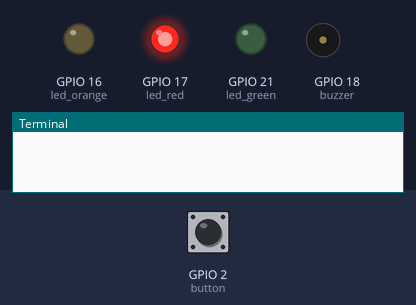
Bench run of a program on a simulated Raspberry Pi (BCM pin numbers). Parts: output pins drawn as LEDs (lit = HIGH), buzzer (waves = sounding, pin HIGH), the last lines printed to the terminal. Dashed ring = blinking. Inputs (shaded band) come from the test bench; at power-on: GPIO 2 (button) HIGH.

Above: at 1.2 s.
1.3 s: GPIO 2 (button) pulled LOW for 0.15 s
At 1.7 s:
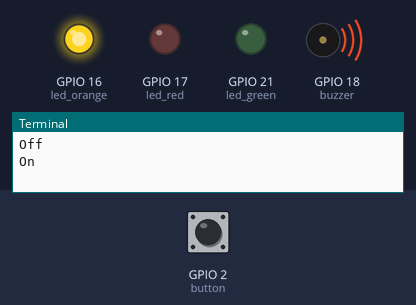
3.3 s: GPIO 2 (button) pulled LOW for 1 s
At 4.7 s:
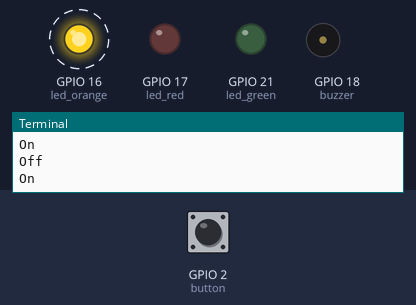
5.8 s: GPIO 2 (button) pulled LOW for 3.2 s
At 7.5 s:
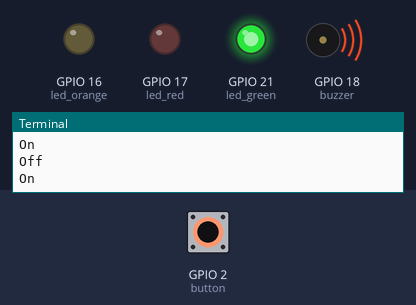
Timing chart, 0 to 11.0 s (numbered marks = the images above; inputs shaded):
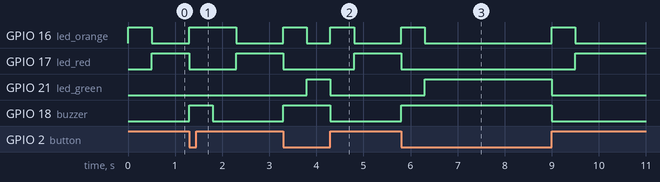

Measured:
- after the input at 1.3 s, GPIO 16 (led_orange): LOW → HIGH at once, → LOW 1.0 s later; GPIO 17 (led_red): HIGH → LOW at once, → HIGH 1.0 s later; GPIO 18 (buzzer): LOW → HIGH at once, → LOW 0.50 s later
- after the input at 3.3 s, GPIO 16 (led_orange): alternates HIGH for 0.50 s and LOW for 0.50 s, starting at once; GPIO 17 (led_red): HIGH → LOW at once, → HIGH 1.5 s later; GPIO 21 (led_green): LOW → HIGH after 0.50 s, → LOW 0.50 s later; GPIO 18 (buzzer): LOW → HIGH at once, → LOW 1.0 s later
- after the input at 5.8 s, GPIO 16 (led_orange): alternates HIGH for 0.50 s and LOW for 2.7 s, 4 changes in all, then stays LOW, starting at once; GPIO 17 (led_red): HIGH → LOW at once, → HIGH 3.7 s later; GPIO 21 (led_green): LOW → HIGH after 0.50 s, → LOW 2.7 s later; GPIO 18 (buzzer): LOW → HIGH at once, → LOW 3.2 s later

The program:

traffic-lights-button-buzzer.py
```python
'''
led-button.py
-------------
Control a buzzer and a led using a push-button for a given period.

Required:
- LED
- Resistor (> ~220 Ohm)
- Push-button
- Buzzer
'''

# Import necessary modules
from gpiozero import LED, Button, Buzzer
from time import sleep

# Choose pin
red_pin = 17
orange_pin = 16
green_pin = 21
button_pin = 2
buzzer_pin = 18

# GPIO pin
led_red = LED(red_pin)
led_orange = LED(orange_pin)
led_green = LED(green_pin)

# Button
button = Button(button_pin)

# Buzzer
buzzer = Buzzer(buzzer_pin)

while True:

    if button.is_pressed:

        print("On")

        # Buzzer on
        buzzer.on()

        # Orange on and off
        led_orange.on()
        sleep(0.5)
        led_orange.off()

        # Green on
        led_green.on()

        # Wait for release
        button.wait_for_release()

        # Green off
        led_green.off()

    else:
        # Buzzer off
        buzzer.off()

        # Orange on and off
        led_orange.on()
        sleep(0.5)
        led_orange.off()

        # Red light on
        led_red.on()

        # Wait for press
        button.wait_for_press()

        # Red off
        led_red.off()

        print("Off")
```
